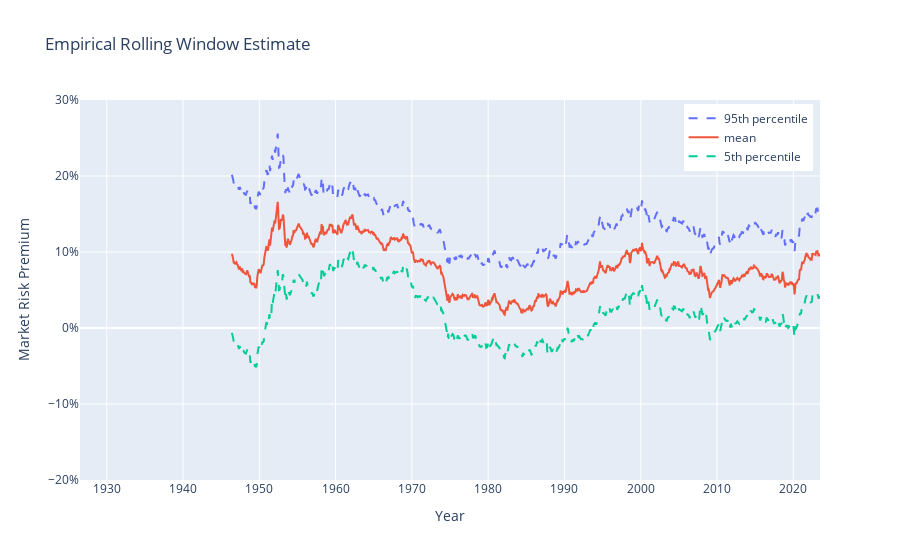

Notebook cell for this chart:
### Markdown cell above
# FIGURE: EMPIRICAL ESTIMATES

### Code cell
# Pull data
ff = pdr('F-F_Research_Data_Factors', 'famafrench', start=1900)[0] / 100
mkt = ff["Mkt-RF"]
mkt.index = mkt.index.to_timestamp()

window = numyears*12

rolling_mean = mkt.rolling(window).mean()
rolling_se   = mkt.rolling(window).std()/np.sqrt(window)


p5  = rolling_mean - rolling_se*norm.ppf(0.95) 
p95 = rolling_mean + rolling_se*norm.ppf(0.95) 

# Annualize
rolling_mean = 12*rolling_mean
p5  = 12*p5
p95 = 12*p95

trace3 = go.Scatter(
    x=p5.index.to_list(),
    y=p5,
    mode="lines",
    line=dict(dash="dash"),
    name="5th percentile",
    hovertemplate="5th percentile = %{y:.1%}<extra></extra>"
)
trace2 = go.Scatter(
    x=rolling_mean.index.to_list(),
    y=rolling_mean,
    mode="lines",
    name="mean",
    hovertemplate="mean = %{y:.1%}<extra></extra>"
)
trace1 = go.Scatter(
    x=p95.index.to_list(),
    y=p95,
    mode="lines",
    line=dict(dash="dash"),
    name="95th percentile",
    hovertemplate="95th percentile = %{y:.1%}<extra></extra>"
)
fig2 = go.Figure()
for trace in [trace1, trace2, trace3]:
    fig2.add_trace(trace)
fig2.update_layout(
    yaxis_title='Market Risk Premium',
    xaxis_title='Year',
    title='Empirical Rolling Window Estimate',
    hovermode="x unified",
    legend=dict(yanchor="top", y=0.99, xanchor="right", x=0.99, title="")
)
fig2.update_yaxes(range=[-.20, .30])
fig2.update_yaxes(tickformat=".0%")
fig2.show()

### Figure 1 — Plotly figure (JSON) as saved in the notebook; plotly's stock layout.template omitted (floating-point values rounded to 4 significant figures; data arrays with more than 128 entries replaced by an {"elided": "..."} marker saying what was removed)
{"data": [{"hovertemplate": "95th percentile = %{y:.1%}<extra></extra>", "line": {"dash": "dash"}, "mode": "lines", "name": "95th percentile", "type": "scatter", "x": {"elided": "1165 str values"}, "y": {"elided": "1165 float values"}}, {"hovertemplate": "mean = %{y:.1%}<extra></extra>", "mode": "lines", "name": "mean", "type": "scatter", "x": {"elided": "1165 str values"}, "y": {"elided": "1165 float values"}}, {"hovertemplate": "5th percentile = %{y:.1%}<extra></extra>", "line": {"dash": "dash"}, "mode": "lines", "name": "5th percentile", "type": "scatter", "x": {"elided": "1165 str values"}, "y": {"elided": "1165 float values"}}], "layout": {"hovermode": "x unified", "legend": {"title": {"text": ""}, "x": 0.99, "xanchor": "right", "y": 0.99, "yanchor": "top"}, "title": {"text": "Empirical Rolling Window Estimate"}, "xaxis": {"title": {"text": "Year"}}, "yaxis": {"range": [-0.2, 0.3], "tickformat": ".0%", "title": {"text": "Market Risk Premium"}}}}
